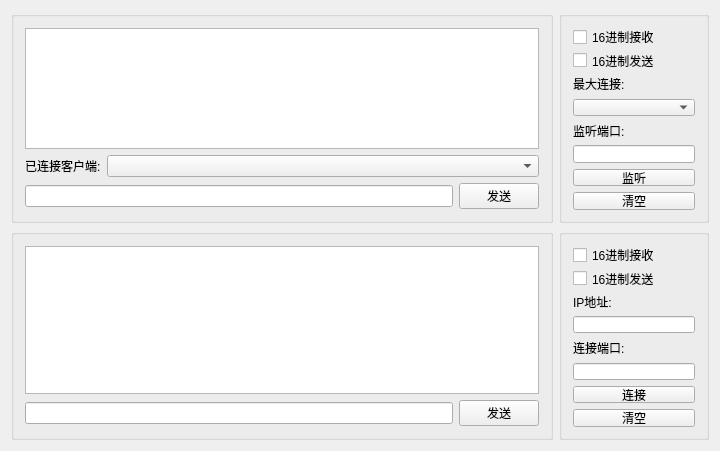
<?xml version="1.0" encoding="UTF-8"?>
<ui version="4.0">
 <class>frmMain</class>
 <widget class="QWidget" name="frmMain">
  <property name="geometry">
   <rect>
    <x>0</x>
    <y>0</y>
    <width>720</width>
    <height>451</height>
   </rect>
  </property>
  <property name="minimumSize">
   <size>
    <width>720</width>
    <height>451</height>
   </size>
  </property>
  <property name="windowTitle">
   <string>Tcp调试工具V1.0 (作者:刘典武 QQ:517216493)</string>
  </property>
  <property name="windowIcon">
   <iconset resource="main.qrc">
    <normaloff>:/main.png</normaloff>:/main.png</iconset>
  </property>
  <layout class="QVBoxLayout" name="verticalLayout_5">
   <item>
    <layout class="QHBoxLayout" name="horizontalLayout_3">
     <item>
      <widget class="QGroupBox" name="gboxServerLeft">
       <property name="sizePolicy">
        <sizepolicy hsizetype="Preferred" vsizetype="Preferred">
         <horstretch>1</horstretch>
         <verstretch>0</verstretch>
        </sizepolicy>
       </property>
       <property name="title">
        <string/>
       </property>
       <layout class="QVBoxLayout" name="verticalLayout_2">
        <item>
         <widget class="QTextEdit" name="txtDataServer"/>
        </item>
        <item>
         <layout class="QHBoxLayout" name="horizontalLayout">
          <item>
           <widget class="QLabel" name="label">
            <property name="text">
             <string>已连接客户端:</string>
            </property>
           </widget>
          </item>
          <item>
           <widget class="QComboBox" name="cboxClient">
            <property name="sizePolicy">
             <sizepolicy hsizetype="Preferred" vsizetype="Fixed">
              <horstretch>1</horstretch>
              <verstretch>0</verstretch>
             </sizepolicy>
            </property>
           </widget>
          </item>
         </layout>
        </item>
        <item>
         <layout class="QHBoxLayout" name="horizontalLayout_2">
          <item>
           <widget class="QLineEdit" name="txtSendServer"/>
          </item>
          <item>
           <widget class="QPushButton" name="btnSendServer">
            <property name="cursor">
             <cursorShape>PointingHandCursor</cursorShape>
            </property>
            <property name="text">
             <string>发送</string>
            </property>
           </widget>
          </item>
         </layout>
        </item>
       </layout>
      </widget>
     </item>
     <item>
      <widget class="QGroupBox" name="gboxServerRight">
       <property name="sizePolicy">
        <sizepolicy hsizetype="Minimum" vsizetype="Preferred">
         <horstretch>0</horstretch>
         <verstretch>0</verstretch>
        </sizepolicy>
       </property>
       <property name="minimumSize">
        <size>
         <width>150</width>
         <height>0</height>
        </size>
       </property>
       <property name="title">
        <string/>
       </property>
       <layout class="QVBoxLayout" name="verticalLayout">
        <item>
         <widget class="QCheckBox" name="ckHexReceiveServer">
          <property name="text">
           <string>16进制接收</string>
          </property>
         </widget>
        </item>
        <item>
         <widget class="QCheckBox" name="ckHexSendServer">
          <property name="text">
           <string>16进制发送</string>
          </property>
         </widget>
        </item>
        <item>
         <widget class="QLabel" name="label_3">
          <property name="text">
           <string>最大连接:</string>
          </property>
         </widget>
        </item>
        <item>
         <widget class="QComboBox" name="cboxMax">
          <property name="sizePolicy">
           <sizepolicy hsizetype="Expanding" vsizetype="Fixed">
            <horstretch>1</horstretch>
            <verstretch>0</verstretch>
           </sizepolicy>
          </property>
         </widget>
        </item>
        <item>
         <widget class="QLabel" name="label_2">
          <property name="text">
           <string>监听端口:</string>
          </property>
         </widget>
        </item>
        <item>
         <widget class="QLineEdit" name="txtPortServer">
          <property name="sizePolicy">
           <sizepolicy hsizetype="Expanding" vsizetype="Fixed">
            <horstretch>0</horstretch>
            <verstretch>0</verstretch>
           </sizepolicy>
          </property>
          <property name="minimumSize">
           <size>
            <width>0</width>
            <height>0</height>
           </size>
          </property>
         </widget>
        </item>
        <item>
         <spacer name="verticalSpacer">
          <property name="orientation">
           <enum>Qt::Vertical</enum>
          </property>
          <property name="sizeType">
           <enum>QSizePolicy::Minimum</enum>
          </property>
          <property name="sizeHint" stdset="0">
           <size>
            <width>0</width>
            <height>0</height>
           </size>
          </property>
         </spacer>
        </item>
        <item>
         <widget class="QPushButton" name="btnListen">
          <property name="sizePolicy">
           <sizepolicy hsizetype="Minimum" vsizetype="Expanding">
            <horstretch>0</horstretch>
            <verstretch>0</verstretch>
           </sizepolicy>
          </property>
          <property name="cursor">
           <cursorShape>PointingHandCursor</cursorShape>
          </property>
          <property name="text">
           <string>监听</string>
          </property>
         </widget>
        </item>
        <item>
         <widget class="QPushButton" name="btnClearServer">
          <property name="sizePolicy">
           <sizepolicy hsizetype="Minimum" vsizetype="Expanding">
            <horstretch>0</horstretch>
            <verstretch>0</verstretch>
           </sizepolicy>
          </property>
          <property name="cursor">
           <cursorShape>PointingHandCursor</cursorShape>
          </property>
          <property name="text">
           <string>清空</string>
          </property>
         </widget>
        </item>
       </layout>
      </widget>
     </item>
    </layout>
   </item>
   <item>
    <layout class="QHBoxLayout" name="horizontalLayout_5">
     <item>
      <widget class="QGroupBox" name="gboxClientLeft">
       <property name="sizePolicy">
        <sizepolicy hsizetype="Preferred" vsizetype="Preferred">
         <horstretch>1</horstretch>
         <verstretch>0</verstretch>
        </sizepolicy>
       </property>
       <property name="title">
        <string/>
       </property>
       <layout class="QVBoxLayout" name="verticalLayout_4">
        <item>
         <widget class="QTextEdit" name="txtDataClient"/>
        </item>
        <item>
         <layout class="QHBoxLayout" name="horizontalLayout_4">
          <item>
           <widget class="QLineEdit" name="txtSendClient"/>
          </item>
          <item>
           <widget class="QPushButton" name="btnSendClient">
            <property name="cursor">
             <cursorShape>PointingHandCursor</cursorShape>
            </property>
            <property name="text">
             <string>发送</string>
            </property>
           </widget>
          </item>
         </layout>
        </item>
       </layout>
      </widget>
     </item>
     <item>
      <widget class="QGroupBox" name="gboxClientRight">
       <property name="sizePolicy">
        <sizepolicy hsizetype="Minimum" vsizetype="Preferred">
         <horstretch>0</horstretch>
         <verstretch>0</verstretch>
        </sizepolicy>
       </property>
       <property name="minimumSize">
        <size>
         <width>150</width>
         <height>0</height>
        </size>
       </property>
       <property name="title">
        <string/>
       </property>
       <layout class="QVBoxLayout" name="verticalLayout_3">
        <item>
         <widget class="QCheckBox" name="ckHexReceiveClient">
          <property name="text">
           <string>16进制接收</string>
          </property>
         </widget>
        </item>
        <item>
         <widget class="QCheckBox" name="ckHexSendClient">
          <property name="text">
           <string>16进制发送</string>
          </property>
         </widget>
        </item>
        <item>
         <widget class="QLabel" name="label_5">
          <property name="text">
           <string>IP地址:</string>
          </property>
         </widget>
        </item>
        <item>
         <widget class="QLineEdit" name="txtIP"/>
        </item>
        <item>
         <widget class="QLabel" name="label_4">
          <property name="text">
           <string>连接端口:</string>
          </property>
         </widget>
        </item>
        <item>
         <widget class="QLineEdit" name="txtPortClient"/>
        </item>
        <item>
         <spacer name="verticalSpacer_2">
          <property name="orientation">
           <enum>Qt::Vertical</enum>
          </property>
          <property name="sizeType">
           <enum>QSizePolicy::Minimum</enum>
          </property>
          <property name="sizeHint" stdset="0">
           <size>
            <width>0</width>
            <height>0</height>
           </size>
          </property>
         </spacer>
        </item>
        <item>
         <widget class="QPushButton" name="btnConnect">
          <property name="sizePolicy">
           <sizepolicy hsizetype="Minimum" vsizetype="Expanding">
            <horstretch>0</horstretch>
            <verstretch>0</verstretch>
           </sizepolicy>
          </property>
          <property name="cursor">
           <cursorShape>PointingHandCursor</cursorShape>
          </property>
          <property name="text">
           <string>连接</string>
          </property>
         </widget>
        </item>
        <item>
         <widget class="QPushButton" name="btnClearClient">
          <property name="sizePolicy">
           <sizepolicy hsizetype="Minimum" vsizetype="Expanding">
            <horstretch>0</horstretch>
            <verstretch>0</verstretch>
           </sizepolicy>
          </property>
          <property name="cursor">
           <cursorShape>PointingHandCursor</cursorShape>
          </property>
          <property name="text">
           <string>清空</string>
          </property>
         </widget>
        </item>
       </layout>
      </widget>
     </item>
    </layout>
   </item>
  </layout>
 </widget>
 <layoutdefault spacing="6" margin="11"/>
 <resources>
  <include location="main.qrc"/>
 </resources>
 <connections/>
</ui>
